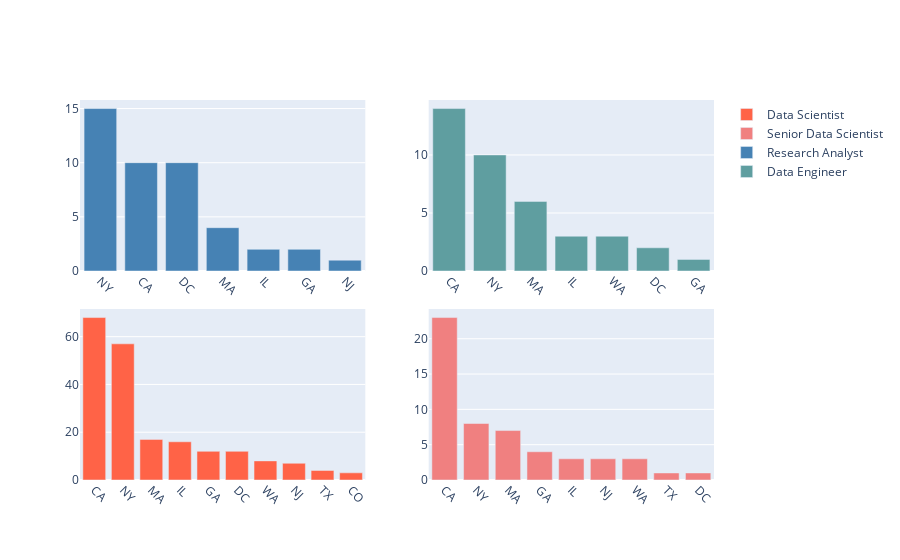

Source (notebook cell):
### Code cell
dfd1 = df[df['position']== 'Data Scientist']
dfd2 = df[df['position']== 'Senior Data Scientist']
dfd3 = df[df['position']== 'Research Analyst']
dfd4 = df[df['position']== 'Data Engineer']

redf1 = dfd1["state"].value_counts()[:10].reset_index()
redf2 = dfd2['state'].value_counts()[:10].reset_index()
redf3 = dfd3['state'].value_counts()[:10].reset_index()
redf4 = dfd4['state'].value_counts()[:10].reset_index()

tr1 = go.Bar(x = redf1["index"],
             y = redf1["state"],
             xaxis = 'x',
             yaxis = 'y',
             marker = dict(color = 'Tomato'),
             name = 'Data Scientist')

tr2 = go.Bar(x = redf2['index'],
             y = redf2['state'],
             name = 'Senior Data Scientist',
             xaxis = 'x2',
             yaxis = 'y2',
             marker = dict(color = 'LightCoral'))

tr3 = go.Bar(x = redf3['index'],
             y = redf3['state'],
             name = 'Research Analyst',
             xaxis = 'x3',
             yaxis = 'y3',
             marker = dict(color = 'SteelBlue')) 

tr4 = go.Bar(x = redf4['index'],
             y = redf4['state'],
             name = 'Data Engineer',
             xaxis = 'x4',
             yaxis = 'y4',
             marker = dict(color = 'CadetBlue')) 

data = [tr1,tr2,tr3,tr4]

layout = go.Layout(xaxis = dict(domain = [0,0.45], anchor = 'y',tickangle = 45),
                   yaxis = dict(domain = [0,0.45], anchor = 'x'),
                   xaxis2 = dict(domain = [0.55,1], anchor = 'y2',tickangle = 45),
                   yaxis2 = dict(domain = [0,0.45], anchor = 'x2'),
                   xaxis3 = dict(domain = [0,0.45], anchor = 'y3',tickangle = 45),
                   yaxis3 = dict(domain = [0.55,1], anchor = 'x3'),
                   xaxis4 = dict(domain = [0.55,1], anchor = 'y4',tickangle = 45),
                   yaxis4 = dict(domain = [0.55,1], anchor = 'x4'))

fig = go.Figure(data = data,layout = layout)
fig.show()

### Figure 1 — Plotly figure (JSON) as saved in the notebook; plotly's stock layout.template omitted (floating-point values rounded to 4 significant figures)
{"data": [{"marker": {"color": "Tomato"}, "name": "Data Scientist", "type": "bar", "x": ["CA", "NY", "MA", "IL", "GA", "DC", "WA", "NJ", "TX", "CO"], "xaxis": "x", "y": [68, 57, 17, 16, 12, 12, 8, 7, 4, 3], "yaxis": "y"}, {"marker": {"color": "LightCoral"}, "name": "Senior Data Scientist", "type": "bar", "x": ["CA", "NY", "MA", "GA", "IL", "NJ", "WA", "TX", "DC"], "xaxis": "x2", "y": [23, 8, 7, 4, 3, 3, 3, 1, 1], "yaxis": "y2"}, {"marker": {"color": "SteelBlue"}, "name": "Research Analyst", "type": "bar", "x": ["NY", "CA", "DC", "MA", "IL", "GA", "NJ"], "xaxis": "x3", "y": [15, 10, 10, 4, 2, 2, 1], "yaxis": "y3"}, {"marker": {"color": "CadetBlue"}, "name": "Data Engineer", "type": "bar", "x": ["CA", "NY", "MA", "IL", "WA", "DC", "GA"], "xaxis": "x4", "y": [14, 10, 6, 3, 3, 2, 1], "yaxis": "y4"}], "layout": {"xaxis": {"anchor": "y", "domain": [0, 0.45], "tickangle": 45}, "xaxis2": {"anchor": "y2", "domain": [0.55, 1], "tickangle": 45}, "xaxis3": {"anchor": "y3", "domain": [0, 0.45], "tickangle": 45}, "xaxis4": {"anchor": "y4", "domain": [0.55, 1], "tickangle": 45}, "yaxis": {"anchor": "x", "domain": [0, 0.45]}, "yaxis2": {"anchor": "x2", "domain": [0, 0.45]}, "yaxis3": {"anchor": "x3", "domain": [0.55, 1]}, "yaxis4": {"anchor": "x4", "domain": [0.55, 1]}}}
